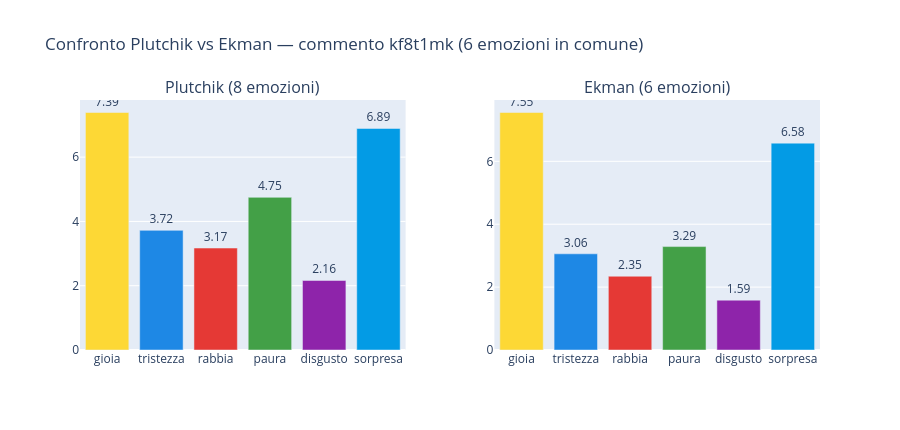

Write notebook code for a chart like this one.
### Code cell
if lemmi_ekman:
    # Confronto Plutchik vs Ekman sulle 6 emozioni in comune
    emos_comuni = EKMAN_EMOTIONS

    fig = make_subplots(rows=1, cols=2,
        subplot_titles=['Plutchik (8 emozioni)', 'Ekman (6 emozioni)'],
        horizontal_spacing=0.12)

    bar_colors = [EMOTION_COLORS[e] for e in emos_comuni]

    fig.add_trace(go.Bar(
        x=emos_comuni,
        y=[totals[e] for e in emos_comuni],
        marker_color=bar_colors,
        text=['{:.2f}'.format(totals[e]) for e in emos_comuni],
        textposition='outside', name='Plutchik'),
        row=1, col=1)

    fig.add_trace(go.Bar(
        x=emos_comuni,
        y=[totals_ekman[e] for e in emos_comuni],
        marker_color=bar_colors,
        text=['{:.2f}'.format(totals_ekman[e]) for e in emos_comuni],
        textposition='outside', name='Ekman'),
        row=1, col=2)

    fig.update_layout(
        title='Confronto Plutchik vs Ekman — commento {} (6 emozioni in comune)'.format(CID),
        showlegend=False, height=430)
    fig.show()

    print('Emozione dominante — Plutchik: {:s}  |  Ekman: {:s}'.format(
        dom_tot.upper(), dom_ekman.upper()))
    if dom_tot == dom_ekman:
        print('=> I due modelli concordano.')
    elif dom_tot in ['aspettativa','fiducia']:
        print('=> In Plutchik dominava {} (esclusa da Ekman).'.format(dom_tot))
        print('   In Ekman emerge {} come emozione principale.'.format(dom_ekman))
    else:
        print('=> I due modelli assegnano emozioni diverse.')

### Figure 1 — Plotly figure (JSON) as saved in the notebook; plotly's stock layout.template omitted (floating-point values rounded to 4 significant figures)
{"data": [{"marker": {"color": ["#FDD835", "#1E88E5", "#E53935", "#43A047", "#8E24AA", "#039BE5"]}, "name": "Plutchik", "text": ["7.39", "3.72", "3.17", "4.75", "2.16", "6.89"], "textposition": "outside", "x": ["gioia", "tristezza", "rabbia", "paura", "disgusto", "sorpresa"], "y": [7.389, 3.722, 3.172, 4.749, 2.163, 6.892], "type": "bar", "xaxis": "x", "yaxis": "y"}, {"marker": {"color": ["#FDD835", "#1E88E5", "#E53935", "#43A047", "#8E24AA", "#039BE5"]}, "name": "Ekman", "text": ["7.55", "3.06", "2.35", "3.29", "1.59", "6.58"], "textposition": "outside", "x": ["gioia", "tristezza", "rabbia", "paura", "disgusto", "sorpresa"], "y": [7.553, 3.059, 2.346, 3.289, 1.585, 6.579], "type": "bar", "xaxis": "x2", "yaxis": "y2"}], "layout": {"xaxis": {"anchor": "y", "domain": [0.0, 0.44]}, "yaxis": {"anchor": "x", "domain": [0.0, 1.0]}, "xaxis2": {"anchor": "y2", "domain": [0.56, 1.0]}, "yaxis2": {"anchor": "x2", "domain": [0.0, 1.0]}, "annotations": [{"font": {"size": 16}, "showarrow": false, "text": "Plutchik (8 emozioni)", "x": 0.22, "xanchor": "center", "xref": "paper", "y": 1.0, "yanchor": "bottom", "yref": "paper"}, {"font": {"size": 16}, "showarrow": false, "text": "Ekman (6 emozioni)", "x": 0.78, "xanchor": "center", "xref": "paper", "y": 1.0, "yanchor": "bottom", "yref": "paper"}], "title": {"text": "Confronto Plutchik vs Ekman — commento kf8t1mk (6 emozioni in comune)"}, "showlegend": false, "height": 430}}
